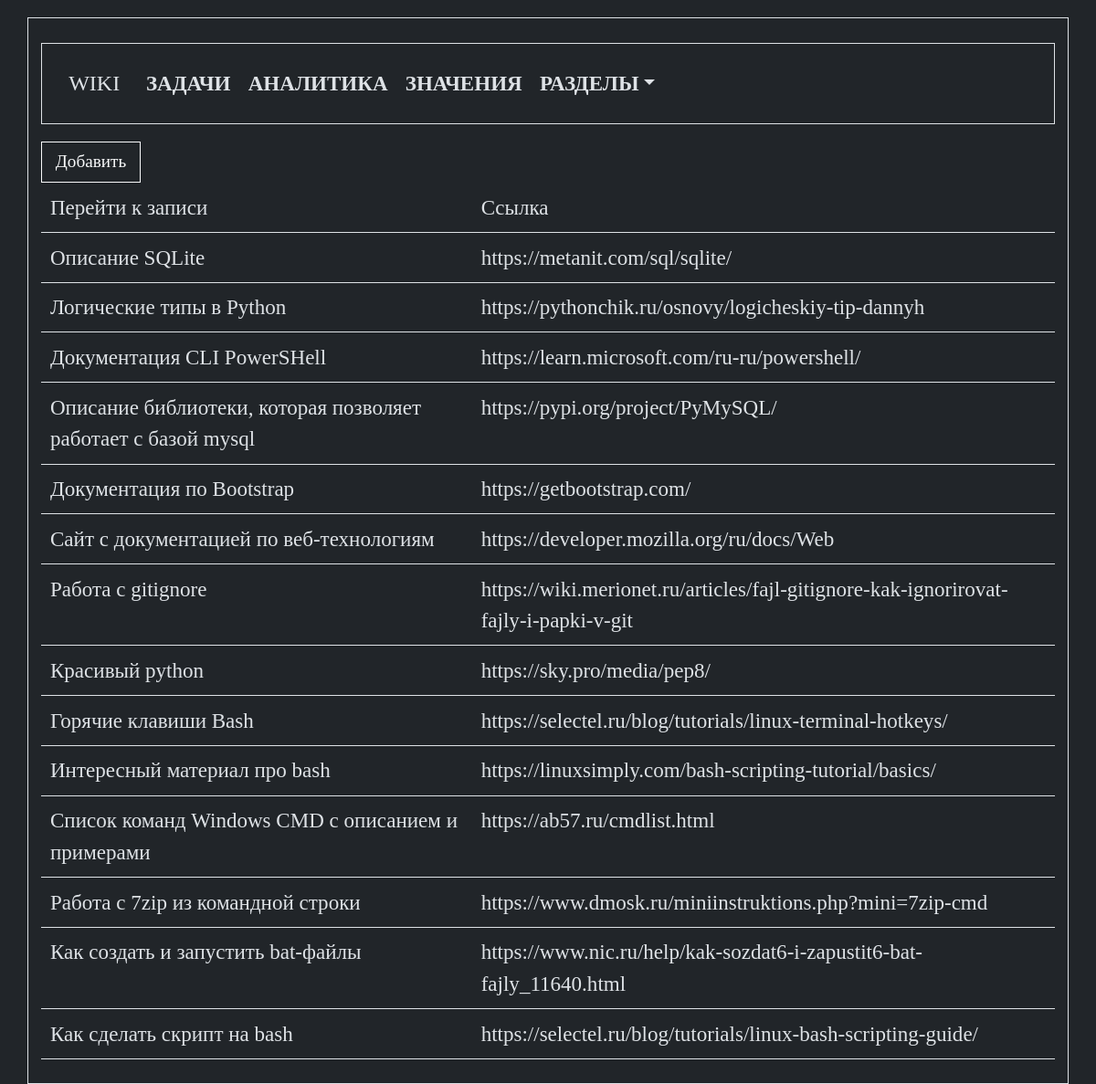
Screenshot of /links with the database file from the repository.
### tables this page shows
CREATE TABLE "links"
(
    links_id      INTEGER
        primary key autoincrement,
    links_name    TEXT not null,
    links_command TEXT not null
, links_description TEXT);

### app.py (the view)
@app.route("/links")
def links_list_commands():
    conn = connect.get_db_connection()
    links_list = conn.execute("SELECT * FROM links ORDER BY links_id DESC").fetchall()
    conn.close()
    return render_template("links/links_list_commands.html",
                           links_list=links_list,
                           )

### modules/connect.py (called while the page is built)
def get_db_connection():
    db_path = os.path.join(BASE_DIR, '../database.db')
    conn = sqlite3.connect(db_path)
    conn.row_factory = sqlite3.Row
    return conn

### templates/links/links_list_commands.html (shortened to what this page needs)
{% extends "base.html" %}
{% block content %}
<div>
   <a class="btn btn-outline-light" href="{{ url_for('add_links_command') }}">Добавить</a>
</div>
<table class="table">
   <tr>
      <th>Перейти к записи</th>
      <th>Ссылка</th>
   </tr>
   {% for links_list in links_list %}
   <tr>
      <td><a href="{{ url_for('get_post_links_command', links_id=links_list['links_id']) }}">{{
            links_list['links_name'] }}</a></td>
      <td><a href="{{ links_list['links_command'] }}" target="_blank">{{ links_list['links_command'] }}</a></td>
   </tr>
   {% endfor %}
</table>
{% endblock %}

### static/styles.css (style rules this page uses)
* { border: 0; margin: 0; color: #dee2e6; font-family: consolas; font-size: 1.2rem; font-weight: 400; line-height: 1.5; }
body, .dropdown-item { background-color: #212529; }
a { color: #dee2e6; list-style: none; text-decoration: none; }
.btn { border-radius: 0; }

### rows the page displays
links: links_name "Описание SQLite", links_command "https://metanit.com/sql/sqlite/"
links: links_name "Логические типы в Python", links_command "https://pythonchik.ru/osnovy/logicheskiy-tip-dannyh"
links: links_name "Документация CLI PowerSHell", links_command "https://learn.microsoft.com/ru-ru/powershell/"
links: links_name "Описание библиотеки, которая позволяет работает с базой mysql", links_command "https://pypi.org/project/PyMySQL/"
links: links_name "Документация по Bootstrap", links_command "https://getbootstrap.com/"
links: links_name "Сайт с документацией по веб-технологиям", links_command "https://developer.mozilla.org/ru/docs/Web"
links: links_name "Работа с gitignore", links_command "https://wiki.merionet.ru/articles/fajl-gitignore-kak-ignorirovat-fajly-i-papki-v-git"
links: links_name "Красивый python", links_command "https://sky.pro/media/pep8/"
links: links_name "Горячие клавиши Bash", links_command "https://selectel.ru/blog/tutorials/linux-terminal-hotkeys/"
links: links_name "Интересный материал про bash", links_command "https://linuxsimply.com/bash-scripting-tutorial/basics/"
links: links_name "Список команд Windows CMD с описанием и примерами", links_command "https://ab57.ru/cmdlist.html"
links: links_name "Работа с 7zip из командной строки", links_command "https://www.dmosk.ru/miniinstruktions.php?mini=7zip-cmd"
links: links_name "Как создать и запустить bat-файлы", links_command "https://www.nic.ru/help/kak-sozdat6-i-zapustit6-bat-fajly_11640.html"
links: links_name "Как сделать скрипт на bash", links_command "https://selectel.ru/blog/tutorials/linux-bash-scripting-guide/"
